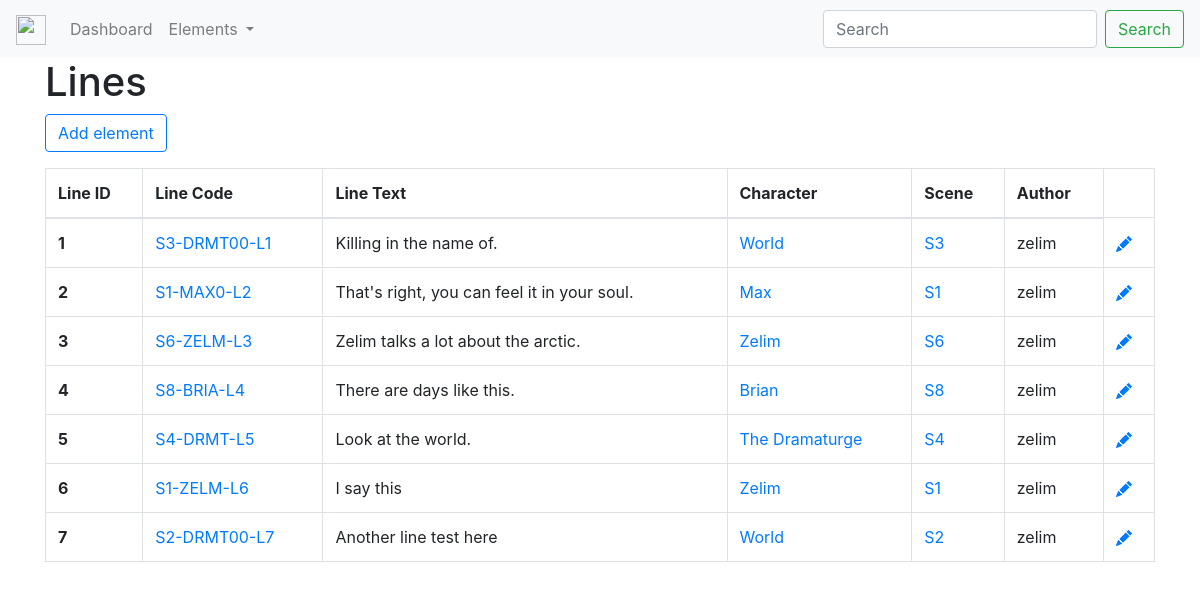
The app's page /lines/, older data.
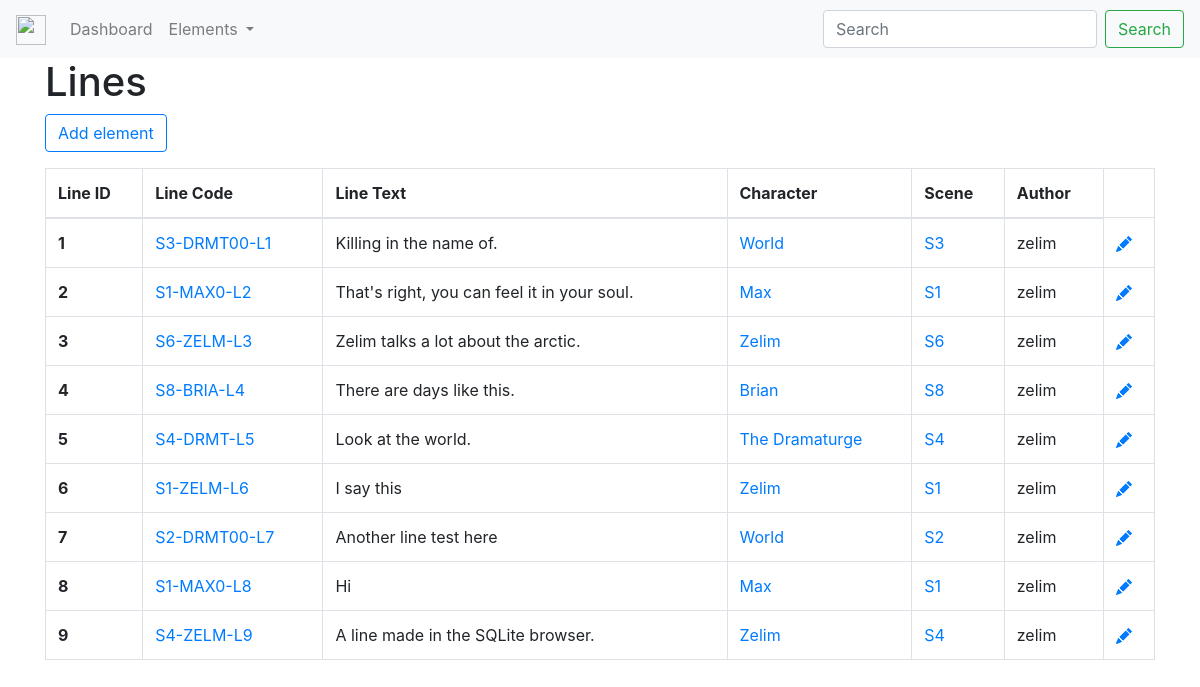
The same page, newer data.
### lines/models.py (models this page shows, shortened)
class Line(models.Model):
    scene = models.ForeignKey(Scene, on_delete=models.CASCADE, default=None, null=True)
    character = models.ForeignKey(Character, on_delete=models.CASCADE, null=True)
    text = models.TextField(default='')
    author = models.ForeignKey(User, on_delete=models.CASCADE, default=1)
    class Meta:
        ordering = ['pk']
    def get_absolute_url(self):
        return reverse("lines:show-line", kwargs={'pk': self.pk})
    def get_edit_url(self):
        return reverse("lines:edit-line", kwargs={'pk': self.pk})
    def get_line_code(self):
        return 'S' + str(self.scene.pk) + '-' + self.character.code + '-L' + str(self.pk)

### scenes/models.py (models this page shows, shortened)
class Scene(models.Model):
    description = models.TextField(default='')
    characters = models.ManyToManyField(Character)
    def get_absolute_url(self):
        return reverse('scenes:show-scene', kwargs={'pk': self.pk})
    def get_scene_code(self):
        return 'S' + str(self.pk)

### characters/models.py (models this page shows, shortened)
class Character(models.Model):
    name = models.CharField(blank=True, null=True, max_length=80)
    age = models.PositiveSmallIntegerField(blank=True, null=True)
    gender = models.CharField(blank=True, null=True, max_length=80)
    code = models.CharField(blank=True, null=True, max_length=6)
    description = models.TextField(blank=True, null=True)
    def get_absolute_url(self):
        return reverse("characters:show-character", kwargs={'pk': self.pk})

### lines/views.py (the view)
# urls.py: path('', views.IndexView.as_view(), name='index'),
class IndexView(generic.ListView):
    template_name = 'lines/index.html'
    context_object_name = "lines"
    def get_queryset(self):
        return Line.objects.all()

### lines/templates/lines/index.html
{% extends 'base.html' %}
{% block content %}
<div class="container">
    <div class="row">
        <div class="col-md-12">
            <h1>Lines</h1>
            {% include 'create_header.html' %}
            <table class="table table-bordered">
                <thead>
                    <tr>
                        <th scope="col">
                            Line ID
                        </th>
                        <th scope="col">
                            Line Code
                        </th>
                        <th scope="col">
                            Line Text
                        </th>
                        <th scope="col">
                            Character
                        </th>
                        <th scope="col">
                            Scene
                        </th>
                        <th scope="col">
                            Author
                        </th>
                    </tr>
                </thead>
                <tbody>
                    {% for line in lines %}
                    <tr>
                        <th scope="row">{{ line.pk }}</th>
                        <td><a href="{{ line.get_absolute_url }}">{{ line.get_line_code }}</a></td>
                        <td>{{ line.text }}</td>
                        <td><a href="{{ line.character.get_absolute_url }}">{{ line.character.name }}</a></td>
                        <td><a href="{{ line.scene.get_absolute_url }}">{{ line.scene.get_scene_code }}</a></td>
                        <td>{{ line.author }}</td>
                        <td><a href="{{ line.get_edit_url }}">{% include 'icons/pencil_fill.html' %}</a></td>
                    </tr>
                    {% endfor %}
                </tbody>
            </table>
        </div>
    </div>
</div>
{% endblock %}

Row changes from the older to the newer data that the page shows:
added Line: pk "8", get_line_code "S1-MAX0-L8", text "Hi", character.name "Max", scene.get_scene_code "S1", author "zelim"
added Line: pk "9", get_line_code "S4-ZELM-L9", text "A line made in the SQLite browser.", character.name "Zelim", scene.get_scene_code "S4", author "zelim"
